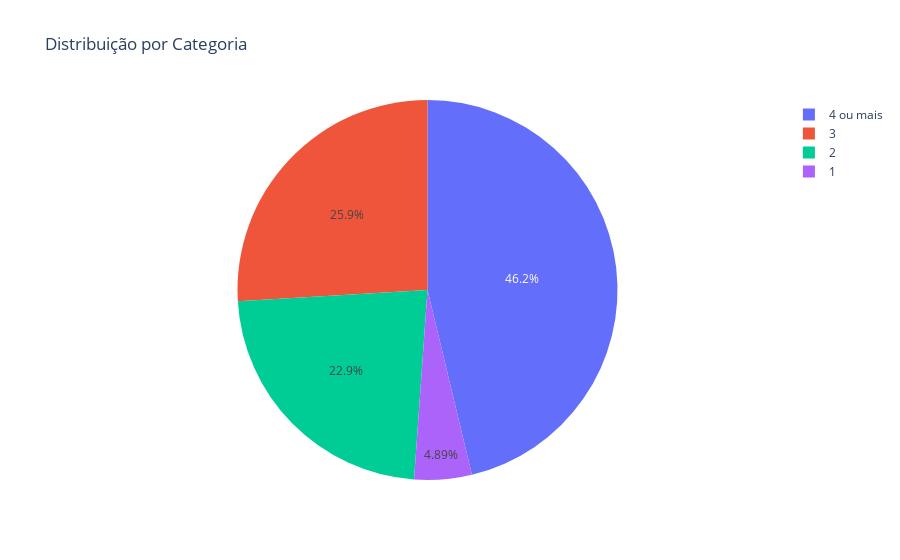

The notebook cell this image was saved under:
### Markdown cell above
### Proporção da quantidade de pessoas que moram com o aluno

### Code cell
contagem = df_renomeado['Pessoas Mora'].value_counts().reset_index()
contagem.columns = ['Pessoas Mora', 'Contagem']

# Criar gráfico de pizza
fig = px.pie(contagem, 
             names='Pessoas Mora', 
             values='Contagem', 
             title='Distribuição por Pessoas que moram com o aluno')

fig.show()

### Figure 1 — Plotly figure (JSON) as saved in the notebook; plotly's stock layout.template omitted (floating-point values rounded to 4 significant figures)
{"data": [{"domain": {"x": [0, 1], "y": [0, 1]}, "hovertemplate": "Pessoas Mora=%{label}<br>Contagem=%{value}<extra></extra>", "labels": ["4 ou mais", "3", "2", "1"], "legendgroup": "", "name": "", "showlegend": true, "type": "pie", "values": [123, 69, 61, 13]}], "layout": {"legend": {"tracegroupgap": 0}, "title": {"text": "Distribuição por Categoria"}}}
